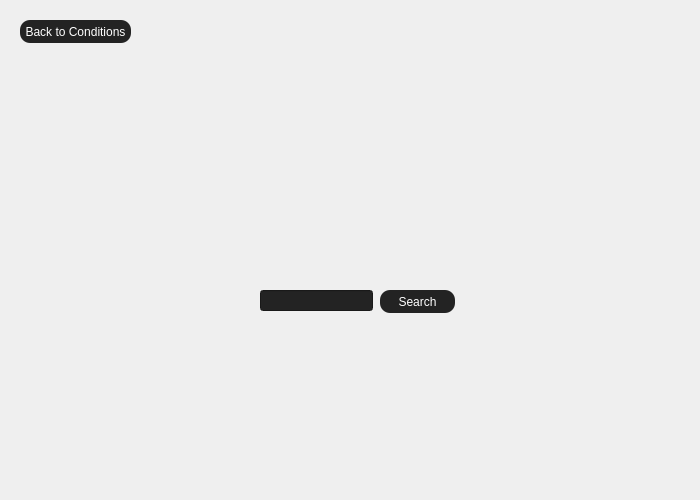
<?xml version="1.0" encoding="UTF-8"?>
<ui version="4.0">
 <class>Dialog</class>
 <widget class="QDialog" name="Dialog">
  <property name="geometry">
   <rect>
    <x>0</x>
    <y>0</y>
    <width>700</width>
    <height>500</height>
   </rect>
  </property>
  <property name="minimumSize">
   <size>
    <width>700</width>
    <height>500</height>
   </size>
  </property>
  <property name="maximumSize">
   <size>
    <width>700</width>
    <height>500</height>
   </size>
  </property>
  <property name="windowTitle">
   <string>Dialog</string>
  </property>
  <widget class="QPushButton" name="searchButton">
   <property name="geometry">
    <rect>
     <x>380</x>
     <y>290</y>
     <width>75</width>
     <height>23</height>
    </rect>
   </property>
   <property name="styleSheet">
    <string notr="true">QPushButton{; /* Light gray background */
	background-color: rgb(35, 35, 35);
    border-radius: 10px;
color: rgb(255, 255, 255);}
QPushButton:hover{background-color: rgb(50,50,50); /* Light gray background */
    border-radius: 10px;
	color: rgb(255, 255, 255);
 border: 2px solid #ccc;}</string>
   </property>
   <property name="text">
    <string>Search</string>
   </property>
  </widget>
  <widget class="QLineEdit" name="lineEdit">
   <property name="geometry">
    <rect>
     <x>260</x>
     <y>290</y>
     <width>113</width>
     <height>21</height>
    </rect>
   </property>
   <property name="styleSheet">
    <string notr="true">color: rgb(255, 255, 255);
background-color: rgb(35, 35, 35);</string>
   </property>
  </widget>
  <widget class="QPushButton" name="backButton">
   <property name="geometry">
    <rect>
     <x>20</x>
     <y>20</y>
     <width>111</width>
     <height>23</height>
    </rect>
   </property>
   <property name="styleSheet">
    <string notr="true">QPushButton{; /* Light gray background */
	background-color: rgb(35, 35, 35);
    border-radius: 10px;
color: rgb(255, 255, 255);}
QPushButton:hover{background-color: rgb(50,50,50); /* Light gray background */
    border-radius: 10px;
	color: rgb(255, 255, 255);
 border: 2px solid #ccc;}</string>
   </property>
   <property name="text">
    <string>Back to Conditions</string>
   </property>
  </widget>
 </widget>
 <resources/>
 <connections/>
</ui>
